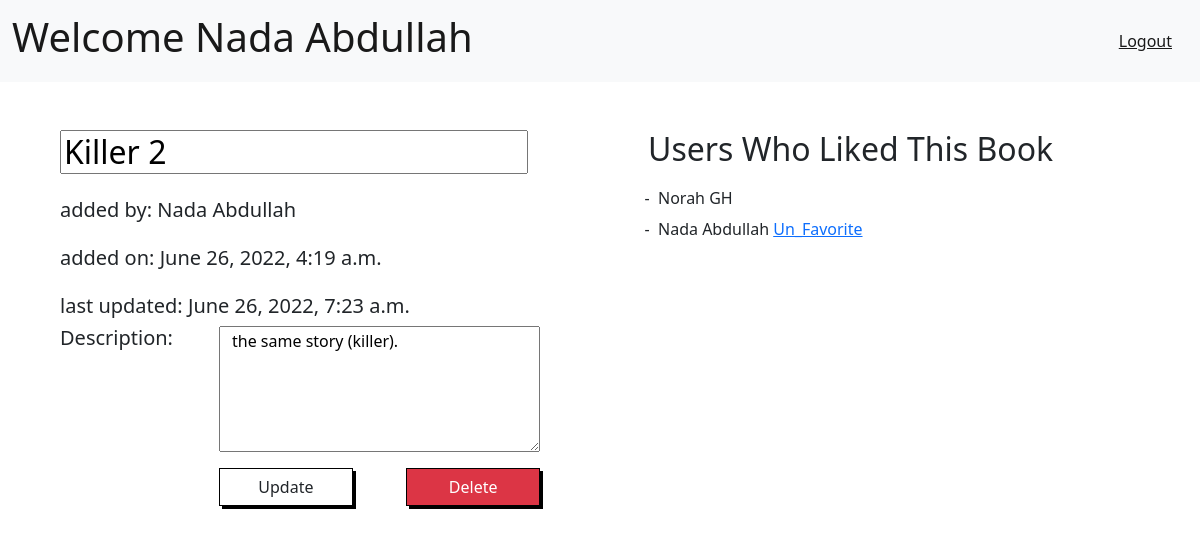
The page /books/8 (signed in) on the database its author committed.
### login_register_app/models.py (models this page shows)
class User (models.Model):
    first_name = models.CharField(max_length=50,blank=False,null=False)
    last_name = models.CharField(max_length=50,blank=False,null=False)
    email = models.EmailField(blank=False,null=False)
    password = models.CharField(max_length=50,blank=False,null=False)
    birthday = models.DateField(blank=False,null=False)
    objects = UserManager()

### favBooks_app/models.py (models this page shows)
class Book(models.Model):
    title = models.CharField(max_length=100)
    uploaded_by = models.ForeignKey(User,related_name='uploaded_books',blank=False,on_delete=models.CASCADE)
    liked_by = models.ManyToManyField(User,related_name='liked_books')
    created_at = models.DateTimeField(auto_now_add=True)
    updated_at = models.DateTimeField(auto_now=True)
    desc = models.TextField()
    objects = BookManager()

### favBooks_app/views.py (the view, shortened to what this page needs)
# urls.py: path('<int:bookId>',views.showBook,name='showBook'),
def showBook(request,bookId):
    userId = request.session['userId']
    curr_user = User.objects.filter(id=userId).last()
    book = Book.objects.get(id=bookId)
    likedBook = False
    context = {
        'curr_user': curr_user,
        'book':book,
        'book_title': book.title,
        'book_desc': book.desc,
    }
    try:
        if (request.session['userTryToPost']):
            context['book_title'] = request.session['book_title']
            context['book_desc'] = request.session['book_desc']
            request.session['userTryToPost'] = False #if user try to refresh the page to reset the original book info.
    except:
        print('--'*80,'no post saved')
    return render (request,'userbooks.html',context)

### favBooks_app/templates/userbooks.html (shortened to what this page needs)
{% extends 'base.html' %}
{% block content %}
<div class="col m-5">
    <form action="/books/handlingBook/{{book.id}}" method="post" class="row text-start">
        <h2><input type="text" name="title" class="col" value="{{book_title}}"></h2>
        <h5>added by: {{book.uploaded_by.first_name}} {{book.uploaded_by.last_name}}</h5>
        <h5>added on: {{book.created_at}}</h5>
        <h5>last updated: {{book.updated_at}}</h5>
        <label class="col col-3 me-5">
            <h5>Description:</h5>
        </label>
        <textarea name="desc" class="col" rows="5">{{book_desc}}</textarea>
        <div class="col col-3 me-5"></div>
        <div class="col">
            <div class="row">
                <button class=" col-5 btn" type="submit" value="update" name="action">Update</button>
                <button class=" col-5 btn btn-danger" type="submit" value="delete" name="action">Delete</button>
            </div>
        </div>
    </form>
</div>
<div class="col m-5">
    <h2 class="text-start">Users Who Liked This Book</h2>
    <ul class="list">
        {% for user in book.liked_by.all %}
        <li>
            {% if user.id != curr_user.id %}
            <h6>{{user.first_name}} {{user.last_name}} </h6>
            {% else %}
            <h6>{{user.first_name}} {{user.last_name}} <a href="/books/un_favorite/{{book.id}}">Un_Favorite</a> </h6>
            {% endif %}
        </li>
        {% endfor %}
    </ul>
</div>
{% endblock %}

### favBooks_app/templates/base.html (shortened to what this page needs)
<!DOCTYPE html>
<html lang="en">
<head>
    <link href="https://cdn.jsdelivr.net/npm/bootstrap@5.2.0-beta1/dist/css/bootstrap.min.css" rel="stylesheet"
>
</head>
<body>
    <nav class="navbar navbar-expand-lg bg-light">
        <div class="container-fluid">
            <a class="navbar-brand" href="/books"><h1> Welcome {{curr_user.first_name}} {{curr_user.last_name}}</h1></a>
            <div class="navbar-text me-3"><a href="/logout/{{curr_user.id}}">Logout</a></div>
        </div>
    </nav>
    <div class="container row">
        {% block content %}
        {% endblock %}
    </div>
</body>
</html>

### favBooks_app/templates/base.html (style rules this page uses)
ul { list-style: none; padding: 5px; }
.row { justify-content:space-between }
button { border: 1px solid black !important; box-shadow: 3px 3px black; border-radius: 0px !important; }
.list { list-style: ' - '; padding: 10px; }

### rows shown on the page
User: first_name "Nada", last_name "Abdullah"
Book: title "Killer 2", uploaded_by.first_name "Nada", uploaded_by.last_name "Abdullah", created_at "June 26, 2022, 4:19 a.m.", updated_at "June 26, 2022, 7:23 a.m.", desc "the same story (killer)."
User: first_name "Norah", last_name "GH"
